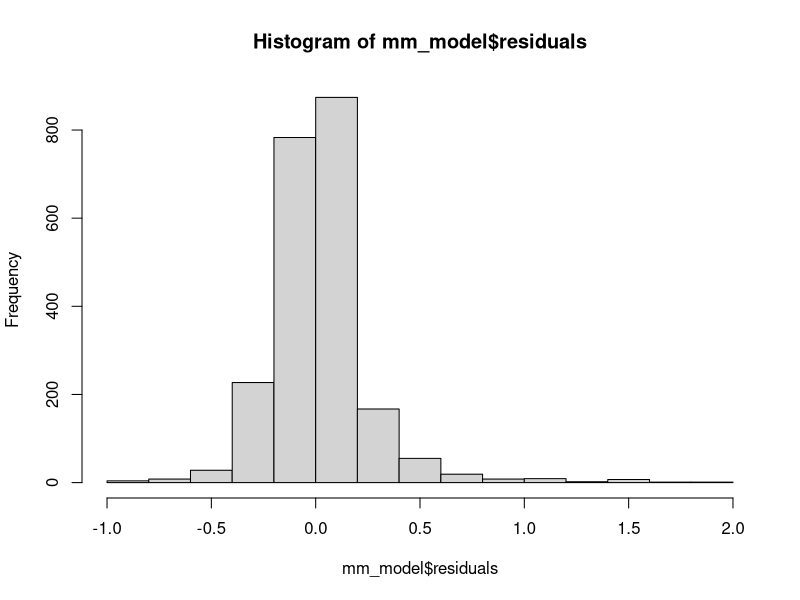
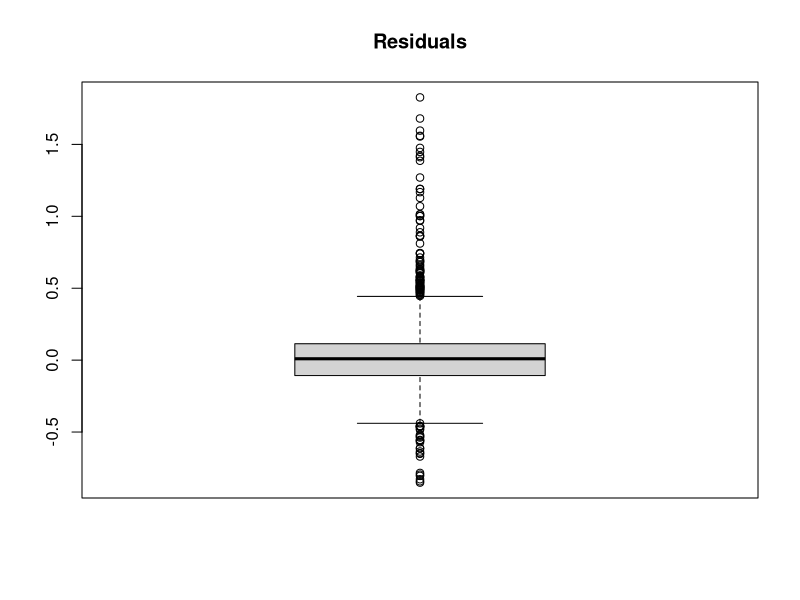
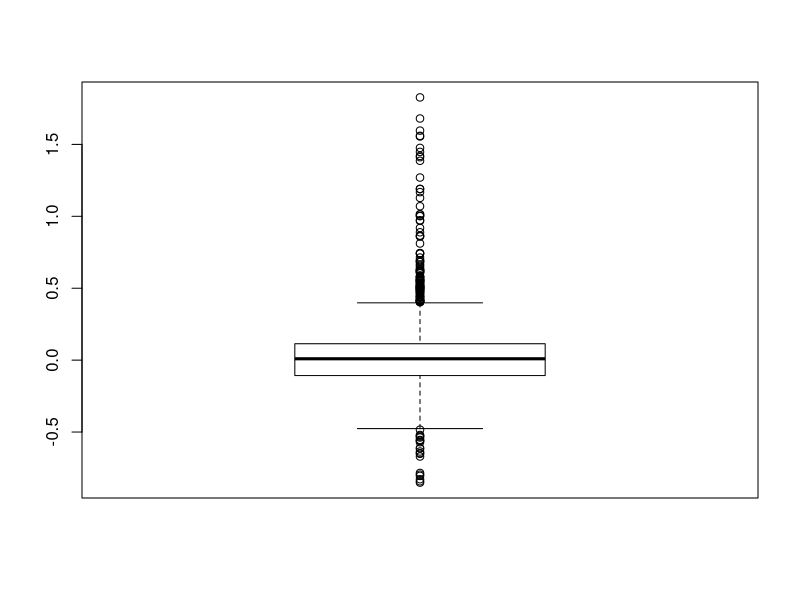
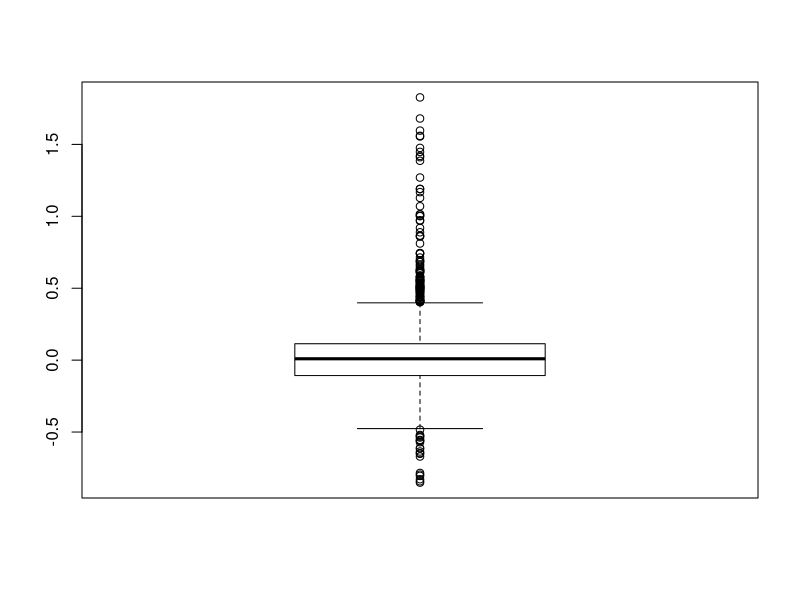
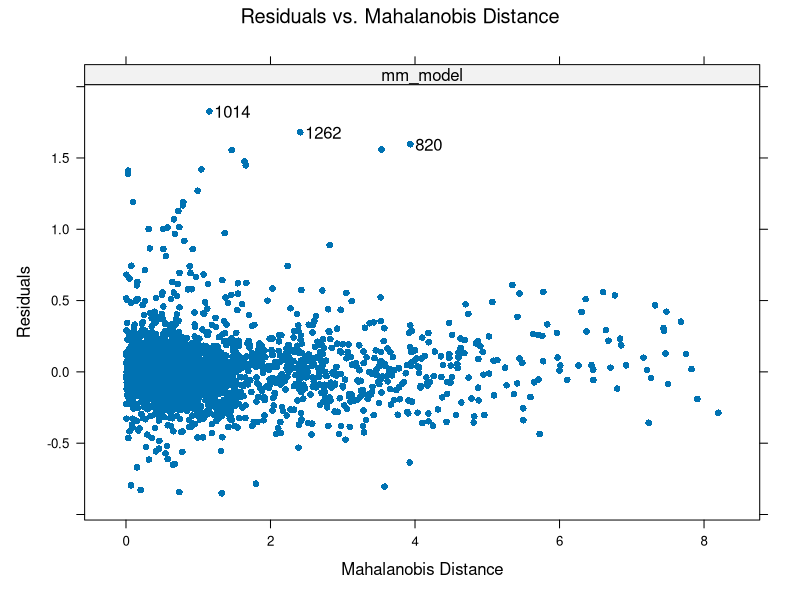
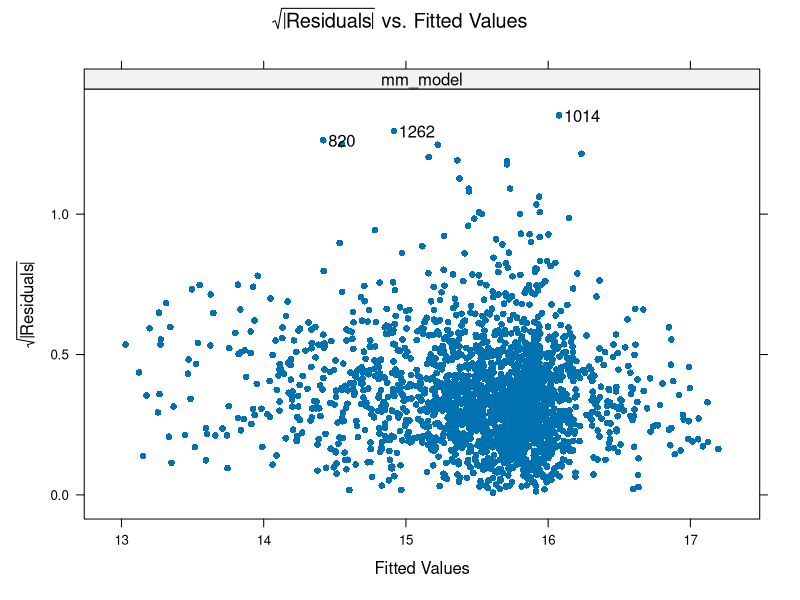
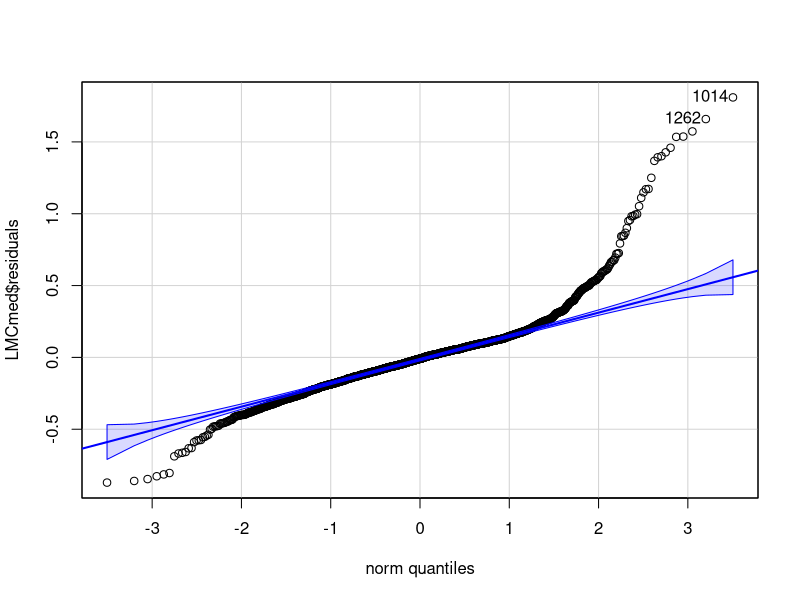
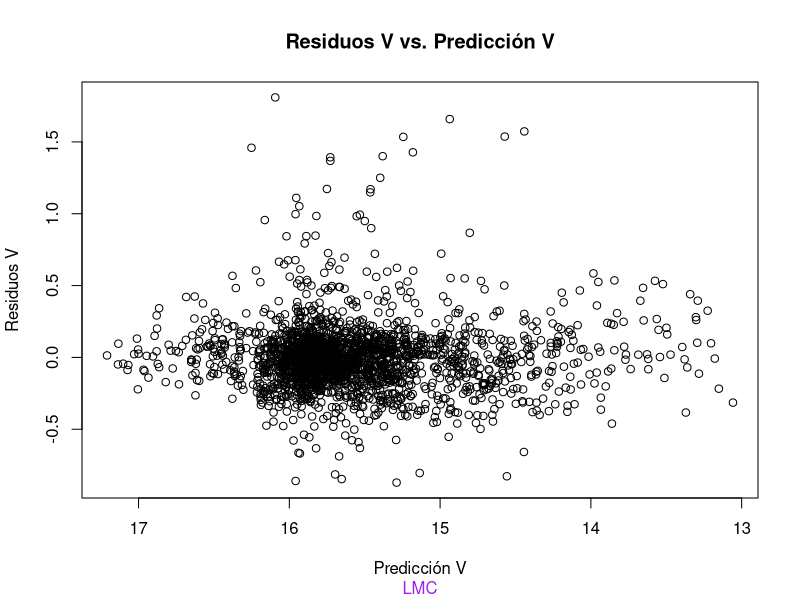

Reproduce these figures in R, in order.
library(readxl)
library(ggplot2)  # For plotting
library(dplyr)    # For data manipulation
library(robust) 
library(robustbase)
library(car)
library(lmtest)

# Load necessary libraries
library(readr)    # For reading CSV files
library(ggplot2)  # For plotting
LMC_VI_ready <- read_excel("LMC_VI_filtrada_MM.xlsx")

# Extract the relevant columns
log_periodos_i <- LMC_VI_ready$logPI
log_periodos_v <- LMC_VI_ready$logPV
mag_v <- LMC_VI_ready$V0mean
mag_i <- LMC_VI_ready$I0mean

log_pi <- na.omit(log_periodos_i)
log_pv <- na.omit(log_periodos_v)
mean_v <- na.omit(mag_v)
mean_i <- na.omit(mag_i)

#REGRESION V

# Create a data frame for regression
regression_data <- data.frame(log_pv, mean_v)

# Perform Major Axis (MM) regression using robust method
mm_model <- lmrob(mean_v ~ log_pv, data = regression_data)
summary(mm_model)
#Graficos revision
hist(mm_model$'residuals')
boxplot(mm_model$'residuals', main="Residuals")
adjbox(mm_model$'residuals')
adjbplot<-adjbox(mm_model$'residuals')
adjbplot$out
plot.lmRob(mm_model, which.plots = 3)
plot.lmRob(mm_model, which.plots = 5)

LMCmed <- lm(mean_v ~ log_pv, data = regression_data)
influence.measures(LMCmed)
qqPlot(LMCmed$residuals)

yhat<- predict(LMCmed, se.fit =FALSE)
plot(yhat, LMCmed$residuals,xlim = rev(range(yhat)),  xlab="Predicción V", ylab="Residuos V", main="Residuos V vs. Predicción V", sub = "LMC",col.sub = "purple")
plot(log_pv, LMCmed$residuals,xlab="Log P", ylab="Residuos V", main="Residuos V vs. Log P", sub = "LMC",col.sub = "purple")

# Extract slope and intercept
slope <- coef(mm_model)[2]  # Slope is the second coefficient
intercept <- coef(mm_model)[1]  # Intercept is the first coefficient

# Calculate standard errors for slope and intercept
slope_se <- summary(mm_model)$coefficients[2, "Std. Error"]
intercept_se <- summary(mm_model)$coefficients[1, "Std. Error"]

# Print the results
cat("Slope:", slope, "±", slope_se, "\n")
cat("Intercept:", intercept, "±", intercept_se, "\n")
#Graph
plot(log_pv, mean_v,ylim = rev(range(mean_v)), xlab="LogP", ylab="Magnitud V")
#scale_y_reverse()
#add the fitted regression line to the scatterplot
abline(mm_model, col="steelblue")


#Calculos para I

# Create a data frame for regression
regression_data2 <- data.frame(log_pi, mean_i)

# Perform Major Axis (MM) regression using robust method
mm_model2 <- lmrob(mean_i ~ log_pi, data = regression_data2)


LMCmed2 <- lm(mean_i ~ log_pi, data = regression_data2)
yhat2<- predict(LMCmed2, se.fit =FALSE)
plot(yhat2, LMCmed2$residuals,xlim = rev(range(yhat2)),  xlab="Predicción I", ylab="Residuos I", main="Residuos I vs. Predicción I", sub = "LMC",col.sub = "purple")
plot(log_pi, LMCmed2$residuals,xlab="Log P", ylab="Residuos I", main="Residuos I vs. Log P", sub = "LMC",col.sub = "purple")

# Extract slope and intercept
slope2 <- coef(mm_model2)[2]  # Slope is the second coefficient
intercept2 <- coef(mm_model2)[1]  # Intercept is the first coefficient

# Calculate standard errors for slope and intercept
slope_se2 <- summary(mm_model2)$coefficients[2, "Std. Error"]
intercept_se2 <- summary(mm_model2)$coefficients[1, "Std. Error"]

# Print the results
cat("Slope:", slope2, "±", slope_se2, "\n")
cat("Intercept:", intercept2, "±", intercept_se2, "\n")

#Graph
plot(log_pi, mean_i,ylim = rev(range(mean_i)), xlab="LogP", ylab="Magnitud I")
#scale_y_reverse()
#add the fitted regression line to the scatterplot
abline(mm_model2, col="steelblue")
